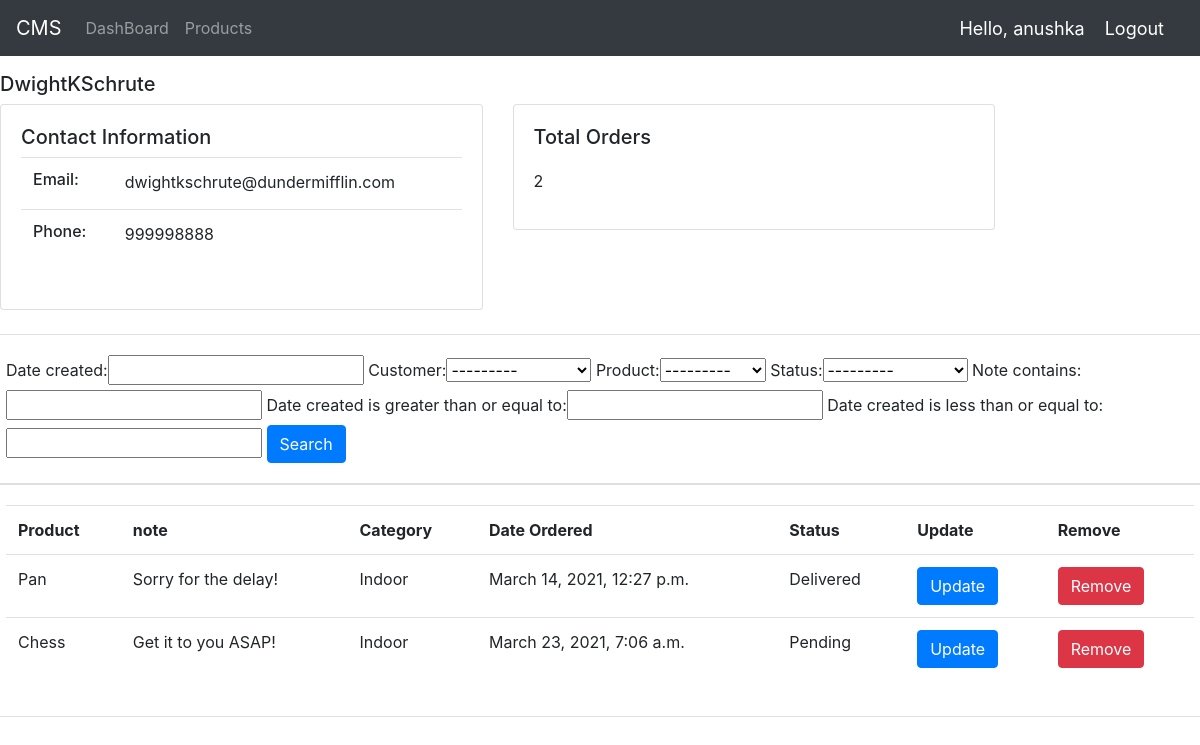
The page /customer/6/ (signed in) on the database its author committed.
### accounts/models.py (models this page shows, shortened)
class Customer(models.Model):
    user = models.OneToOneField(User,null=True, blank=True ,on_delete=models.CASCADE)
    name = models.CharField(max_length=200, null=True)
    phone = models.CharField(max_length=200, null=True)
    email = models.CharField(max_length=200, null=True)
    profile_pic = models.ImageField(default="IMG_1955.JPG",null=True,blank=True)
    date_created = models.DateTimeField(auto_now_add=True, null=True)
    def __str__(self):
        return self.name

class Order(models.Model):
    STATUS = (
        ('Pending', 'Pending'),
        ('Out For Delivery', 'Out For Delivery'),
        ('Delivered', 'Delivered')
    )
    status = models.CharField(max_length=50, null=True, choices=STATUS)
    date_created = models.DateTimeField(auto_now_add=True, null=True)
    customer = models.ForeignKey(
        Customer, null=True, on_delete=models.SET_NULL)
    product = models.ForeignKey(Product, null=True, on_delete=models.SET_NULL)
    status = models.CharField(max_length=200, null=True, choices=STATUS)
    note = models.CharField(max_length=200, null=True)

class Product(models.Model):
    CATEGORY = (
        ("Indoor", "Indoor"),
        ("Outdoor", "Outdoor"),
    )
    name = models.CharField(max_length=100, null=True)
    category = models.CharField(max_length=100, null=True, choices=CATEGORY)
    description = models.CharField(max_length=100, null=True)
    price = models.FloatField(null=True)
    date_created = models.DateTimeField(auto_now_add=True, null=True)
    tags = models.ManyToManyField(Tag)
    def __str__(self):
        return self.name

### accounts/decorators.py (the view)
        def wrapper_func(request, *args, **kwargs):
            group = None
            if request.user.groups.exists():
                group = request.user.groups.all()[0].name
            if group in allowed_roles:
                return view_func(request, *args, **kwargs)
            else:
                return HttpResponse('You are not authorized to view this page')

### accounts/views.py (called while the page is built)
@login_required(login_url='login')
@allowed_users(allowed_roles=['admin'])
def customer(request, pk_test):
    customers = Customer.objects.get(id=pk_test)
    orders = customers.order_set.all()
    order_count = orders.count()
    myFilter = OrderFilter(request.GET, queryset=orders)
    orders = myFilter.qs
    context = {'customer': customers,
               'orders': orders, 'order_count': order_count, 'myFilter': myFilter}
    return render(request, 'accounts/customer.html', context)

### accounts/templates/accounts/customer.html (shortened to what this page needs)
{% extends 'accounts/index.html'%}
{% block content %}
<br>
<br>
<h5>{{customer.name}}</h5>
  <div class="row">
    <div class="col-md-5">
      <div class="card card-body">
        <div class="card-title"><h5>Contact Information</h5>
        <table class="table">
          <tr>
          <th><h6>Email:</h6></th>
          <td>{{customer.email}}</td>
        </tr>
        <tr>
          <th><h6>Phone:</h6></th>
          <td>{{customer.phone}}</td>
        </tr>
        </table>
      </div>
      </div>
    </div>
    <div class="col-md-5">
      <div class="card card-body">
        <div class="card-title"><h5>Total Orders</h5></div>
      </div>
    </div>
  </div>
  <br>
  <div class="row">
   <div class="card card-body">
    <form action="" method="get">
      {{myFilter.form}}
      <button class="btn btn-primary"href="" type="submit">Search</button>
    </form>
   </div>
  </div>
  <div class="row">
    <div class="card card-body">
      <table class="table">
        <tr>
          <th>Product</th>
          <th>note</th>
          <th>Category</th>
          <th>Date Ordered</th>
          <th>Status</th>
          <th>Update</th>
          <th>Remove</th>
        </tr>
        {% for i in orders%}
        <tr>
        <td>{{i.product}}</td>
        <td>{{i.note}}</td>
        <td>{{i.product.category}}</td>
        <td>{{i.date_created}}</td>
        <td>{{i.status}}</td>
        <td><a href="{% url 'update_order' i.id%}" class="btn btn-primary">Update</a></td>
        <td><a href="{% url 'delete_order' i.id%}" class="btn btn-danger">Remove</a></td>
      </tr>
        {%endfor%}
      </table>
    </div>
  </div>
  {% endblock%}

### accounts/templates/accounts/navbar.html (shortened to what this page needs)
<nav class="navbar navbar-expand-lg navbar-dark bg-dark fixed-top">
  <a class="navbar-brand" href="#">CMS</a>
  <div class="collapse navbar-collapse" id="navbarNavAltMarkup">
    <div class="navbar-nav">
      {% if request.user.is_staff %}
      <a class="nav-item nav-link" href="{% url 'home'%}">DashBoard</a>
      <a class="nav-item nav-link" href="{% url 'products'%}">Products</a>
      {% else %}
      <a class="nav-item nav-link" href="{% url 'account'%}">Settings</a>
      {% endif %}
    </div>
  </div>
  <span class="hello-msg">Hello, {{request.user}}</span>
  <span><a class="hello-msg" href="{% url 'logout' %}">Logout</a></span>
</nav>

### accounts/templates/accounts/navbar.html (style rules this page uses)
.hello-msg { font-size: 18px; color: #fff; margin-right: 20px; }

### rows shown on the page
Customer: name "DwightKSchrute", email "dwightkschrute@dundermifflin.com", phone "999998888"
Order: product "Pan", note "Sorry for the delay!", product.category "Indoor", date_created "March 14, 2021, 12:27 p.m.", status "Delivered"
Order: product "Chess", note "Get it to you ASAP!", product.category "Indoor", date_created "March 23, 2021, 7:06 a.m.", status "Pending"

### other values the page prints
{{ request.user }} "anushka"
